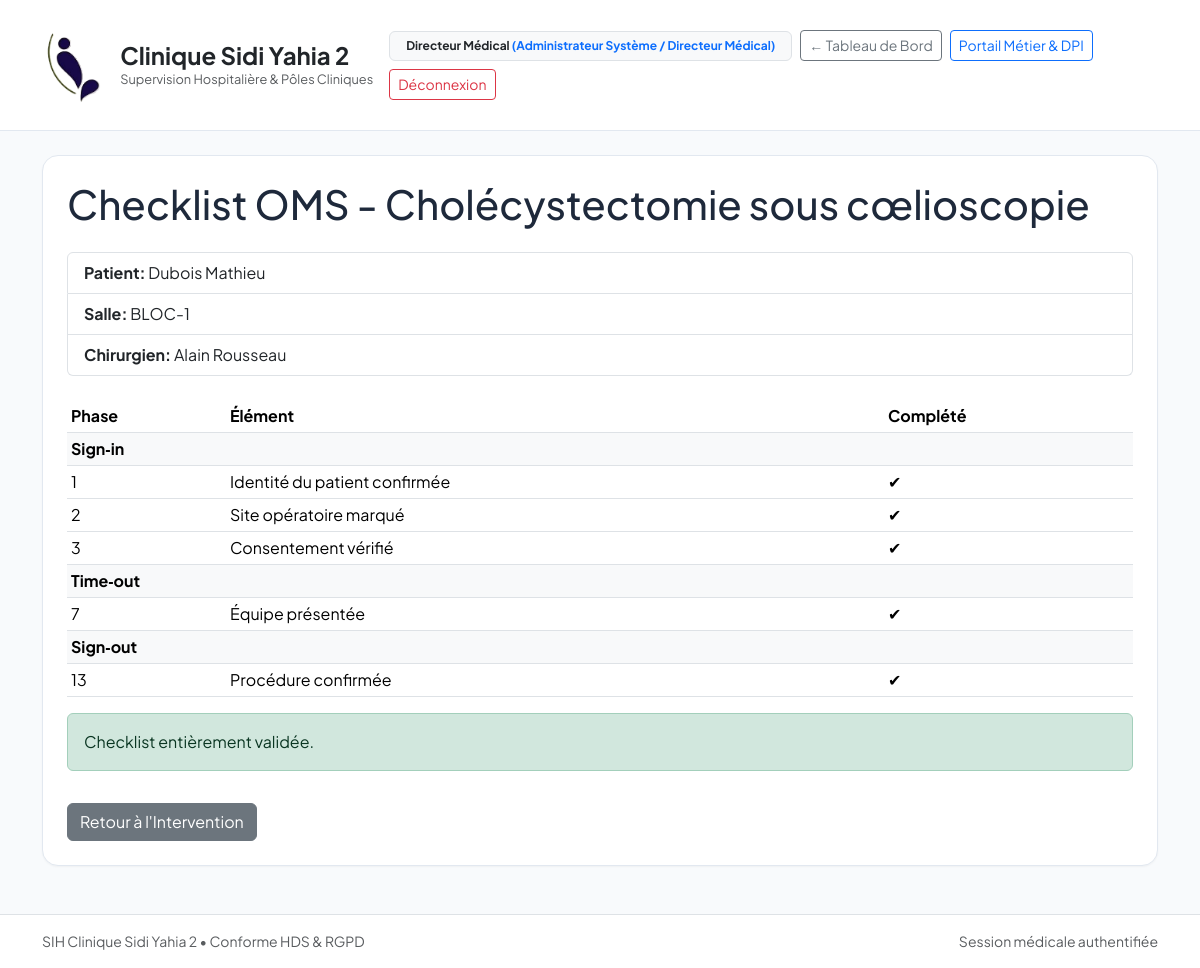
The app's page /chirurgie/checklist/1/ (signed in) with its own data.
### apps/core/models.py (models this page shows, shortened)
class CustomUser(AbstractUser):
    role = models.CharField(
        max_length=30,
        choices=UserRole.choices,
        default=UserRole.MEDECIN,
        verbose_name="Rôle hospitalier",
    )
    department = models.ForeignKey(
        Department,
        on_delete=models.PROTECT,
        null=True,
        blank=True,
        related_name="staff_members",
        verbose_name="Département d'affectation",
    )
    license_number = models.CharField(
        max_length=30,
        blank=True,
        verbose_name="Numéro RPPS / ADELI",
        help_text="Identifiant national des professionnels de santé",
    )
    phone_number = models.CharField(
        max_length=20,
        blank=True,
        verbose_name="Numéro de téléphone d'urgence / Bip",
    )
    class Meta:
        verbose_name = "Personnel Médical / Utilisateur"
        verbose_name_plural = "Personnel Médical / Utilisateurs"

class AuditableModel(models.Model):
    created_at = models.DateTimeField(
        auto_now_add=True,
        verbose_name="Date de création",
        help_text="Horodatage immuable de l'enregistrement",
    )
    updated_at = models.DateTimeField(
        auto_now=True,
        verbose_name="Dernière mise à jour",
        help_text="Horodatage automatique de la dernière modification",
    )
    class Meta:
        abstract = True

class Patient(AuditableModel):
    ipp = models.CharField(
        max_length=20,
        unique=True,
        editable=False,
        verbose_name="IPP (Identifiant Permanent Patient)",
        help_text="Format normalisé : IPP-YYYY-XXXXXX",
    )
    nir = models.CharField(
        max_length=15,
        unique=True,
        validators=[validate_french_nir],
        verbose_name="Numéro de Sécurité Sociale (NIR)",
        help_text="15 caractères avec clé de contrôle",
    )
    last_name = models.CharField(max_length=100, verbose_name="Nom usuel")
    first_name = models.CharField(max_length=100, verbose_name="Prénom")
    maiden_name = models.CharField(max_length=100, blank=True, verbose_name="Nom de naissance")
    birth_date = models.DateField(verbose_name="Date de naissance")
    gender = models.CharField(
        max_length=1,
        choices=[("M", "Masculin"), ("F", "Féminin"), ("I", "Indéterminé")],
        verbose_name="Sexe biologique",
    )
    blood_group = models.CharField(
        max_length=4,
        choices=BloodGroup.choices,
        default=BloodGroup.INDETERMINE,
        verbose_name="Groupe sanguin & Rhésus",
    )
    current_status = models.ForeignKey(
        PatientStatusConfig,
        on_delete=models.PROTECT,
        null=True,
        blank=True,
        related_name="patients",
        verbose_name="Statut actuel du patient",
    )
    status_updated_at = models.DateTimeField(
        null=True,
        blank=True,
        verbose_name="Dernier changement de statut",
    )
    known_allergies = models.TextField(blank=True, verbose_name="Allergies connues")
    major_medical_history = models.TextField(blank=True, verbose_name="Antécédents médico-chirurgicaux majeurs")
    ongoing_treatments = models.TextField(blank=True, verbose_name="Traitements en cours")
    trusted_person_name = models.CharField(max_length=120, blank=True, verbose_name="Personne de confiance / Représentant légal")
    trusted_person_relation = models.CharField(
        max_length=80,
        blank=True,
        default="Représentant légal / Tuteur",
        verbose_name="Qualité du représentant légal",
    )
    trusted_person_phone = models.CharField(max_length=25, blank=True, verbose_name="Téléphone de la personne de confiance")
    phone = models.CharField(max_length=25, blank=True, verbose_name="Téléphone patient")
    email = models.EmailField(blank=True, verbose_name="Adresse courriel")
    address = models.CharField(max_length=255, blank=True, verbose_name="Adresse postale")
    city = models.CharField(max_length=100, blank=True, verbose_name="Ville / Commune")
    state_province = models.CharField(max_length=100, blank=True, verbose_name="Wilaya / Province / État")
    national_id_number = models.CharField(max_length=50, blank=True, verbose_name="N° PC ou Carte d'Identité (CI)")
    class Meta:
        verbose_name = "Dossier Patient Unique (DPI)"
        verbose_name_plural = "Dossiers Patients Uniques (DPI)"
        ordering = ["last_name", "first_name"]

### apps/chirurgie/models.py (models this page shows, shortened)
class SafetyChecklistOMS(AuditableModel):
    intervention = models.OneToOneField(
        SurgicalIntervention,
        on_delete=models.CASCADE,
        related_name="safety_checklist",
        verbose_name="Intervention chirurgicale",
    )
    signin_patient_identity_confirmed = models.BooleanField(
        default=False, verbose_name="1. Identité du patient confirmée (Nom, Date de naissance, Bracelet)"
    )
    signin_site_marked = models.BooleanField(
        default=False, verbose_name="2. Site opératoire clairement marqué / ou non applicable"
    )
    signin_consent_verified = models.BooleanField(
        default=False, verbose_name="3. Consentement éclairé et dossier d'anesthésie vérifiés"
    )
    signin_allergy_risk_checked = models.BooleanField(
        default=False, verbose_name="4. Risque d'allergie vérifié et documenté"
    )
    signin_airway_risk_evaluated = models.BooleanField(
        default=False, verbose_name="5. Risque d'inhalation / intubation difficile évalué et matériel prêt"
    )
    signin_bleeding_risk_evaluated = models.BooleanField(
        default=False, verbose_name="6. Risque hémorragique évalué (> 500 mL) et abord veineux sécurisé"
    )
    signin_completed_by = models.CharField(
        max_length=120, blank=True, verbose_name="Sign-in validé par (Nom & Qualité)"
    )
    timeout_team_introduced = models.BooleanField(
        default=False, verbose_name="7. Présentation des membres de l'équipe (Chirurgien, MAR, IADE, IBODE)"
    )
    timeout_reconfirmation_procedure = models.BooleanField(
        default=False, verbose_name="8. Reconfirmation orale : Patient, Intervention et Installation"
    )
    timeout_antibiotic_prophylaxis = models.BooleanField(
        default=False, verbose_name="9. Antibioprophylaxie administrée dans les 60 min (ou sans objet)"
    )
    timeout_critical_steps_reviewed = models.BooleanField(
        default=False, verbose_name="10. Étapes critiques et durée estimée partagées par l'équipe"
    )
    timeout_sterility_confirmed = models.BooleanField(
        default=False, verbose_name="11. Stérilité du matériel chirurgical confirmée par l'IBODE"
    )
    timeout_imaging_displayed = models.BooleanField(
        default=False, verbose_name="12. Imagerie médicale requise affichée en salle"
    )
    timeout_completed_by = models.CharField(
        max_length=120, blank=True, verbose_name="Time-out validé par (Nom & Qualité)"
    )
    signout_procedure_confirmed = models.BooleanField(
        default=False, verbose_name="13. Confirmation orale du geste effectivement réalisé"
    )
    signout_instrument_count_correct = models.BooleanField(
        default=False, verbose_name="14. Compte final des compresses, aiguilles et instruments exact"
    )
    signout_specimen_labeled = models.BooleanField(
        default=False, verbose_name="15. Étiquetage des prélèvements anatomopathologiques vérifié à haute voix"
    )
    signout_postop_plan_reviewed = models.BooleanField(
        default=False, verbose_name="16. Consignes postopératoires de surveillance SSPI validées"
    )
    signout_completed_by = models.CharField(
        max_length=120, blank=True, verbose_name="Sign-out validé par (Nom & Qualité)"
    )
    is_fully_validated = models.BooleanField(
        default=False, verbose_name="Checklist OMS 100% conforme et complète"
    )
    class Meta:
        verbose_name = "Checklist Sécurité OMS (Bloc)"
        verbose_name_plural = "Checklists Sécurité OMS (Bloc)"

class SurgicalIntervention(AuditableModel):
    patient = models.ForeignKey(
        Patient,
        on_delete=models.CASCADE,
        related_name="surgical_interventions",
        verbose_name="Patient (DPI)",
    )
    operating_room = models.ForeignKey(
        OperatingRoom,
        on_delete=models.PROTECT,
        related_name="interventions",
        verbose_name="Salle d'opération",
    )
    lead_surgeon = models.ForeignKey(
        CustomUser,
        on_delete=models.PROTECT,
        limit_choices_to={"role__in": [UserRole.CHIRURGIEN, UserRole.MEDECIN]},
        related_name="lead_surgeries",
        verbose_name="Chirurgien principal",
    )
    anesthesiologist = models.ForeignKey(
        CustomUser,
        on_delete=models.PROTECT,
        null=True,
        blank=True,
        limit_choices_to={"role__in": [UserRole.MEDECIN, UserRole.CHIRURGIEN]},
        related_name="anesthesia_surgeries",
        verbose_name="Médecin Anesthésiste-Réanimateur (MAR)",
    )
    scheduled_start = models.DateTimeField(verbose_name="Début d'intervention prévu")
    scheduled_end = models.DateTimeField(verbose_name="Fin d'intervention prévue")
    procedure_name = models.CharField(max_length=255, verbose_name="Intitulé de l'acte chirurgical")
    surgical_indication = models.TextField(verbose_name="Indication opératoire")
    priority = models.CharField(
        max_length=25,
        choices=SurgicalPriority.choices,
        default=SurgicalPriority.PROGRAMMEE,
        verbose_name="Niveau d'urgence",
    )
    status = models.CharField(
        max_length=20,
        choices=InterventionStatus.choices,
        default=InterventionStatus.PLANIFIEE,
        verbose_name="Statut opératoire",
    )
    class Meta:
        verbose_name = "Intervention Chirurgicale"
        verbose_name_plural = "Interventions Chirurgicales"
        ordering = ["scheduled_start"]

class OperatingRoom(AuditableModel):
    code = models.CharField(max_length=20, unique=True, verbose_name="Code salle")
    name = models.CharField(max_length=100, verbose_name="Désignation de la salle")
    is_septic = models.BooleanField(default=False, verbose_name="Salle dédiée septique")
    is_available = models.BooleanField(default=True, verbose_name="Opérationnelle")
    equipment_summary = models.TextField(blank=True, verbose_name="Équipements intégrés (Coloscopie, Laser, etc.)")
    class Meta:
        verbose_name = "Salle de Bloc Opératoire"
        verbose_name_plural = "Salles de Bloc Opératoire"
        ordering = ["code"]

### apps/chirurgie/views.py (the view)
# urls.py: path("checklist/<int:pk>/", views.ChecklistDetailView.as_view(), name="checklist_detail"),
class ChecklistDetailView(LoginRequiredMixin, RoleRequiredMixin, DetailView):
    model = SafetyChecklistOMS
    template_name = "chirurgie/checklist_detail.html"
    context_object_name = "checklist"

### apps/chirurgie/views.py (called while the page is built)
def user_has_chirurgien_or_medecin(user):
    return user.is_authenticated and (
        user.is_superuser or user.role in [UserRole.ADMIN, UserRole.CHIRURGIEN, UserRole.MEDECIN, UserRole.INFIRMIER]
    )

    def test_func(self):
        return user_has_chirurgien_or_medecin(self.request.user)

### apps/core/context_processors.py (called while the page is built)
def clinic_branding(request: HttpRequest) -> Dict[str, object]:
    info = get_clinic_parameters_dict()
    return {
        "CLINIC_LOGO_DATA_URI": get_clinic_logo_data_uri(),
        "CLINIC_INFO": info,
        "CLINIC_NAME": info["nom_clinique"],
        "CLINIC_ADDRESS": info["adresse_complete"],
        "CLINIC_PHONE": info["telephone"],
        "CLINIC_EMAIL": info["email"],
    }

### templates/chirurgie/checklist_detail.html (shortened to what this page needs)
{% extends 'base.html' %}
{% load static %}
{% block content %}
<h1 class="mb-4">Checklist OMS - {{ checklist.intervention.procedure_name }}</h1>
<ul class="list-group mb-4">
  <li class="list-group-item"><strong>Patient:</strong> {{ checklist.intervention.patient.last_name }} {{ checklist.intervention.patient.first_name }}</li>
  <li class="list-group-item"><strong>Salle:</strong> {{ checklist.intervention.operating_room.code }}</li>
  <li class="list-group-item"><strong>Chirurgien:</strong> {{ checklist.intervention.lead_surgeon.get_full_name }}</li>
</ul>
<table class="table table-sm">
  <thead>
    <tr><th>Phase</th><th>Élément</th><th>Complété</th></tr>
  </thead>
  <tbody>
    <tr><td colspan="3" class="fw-bold bg-light">Sign‑in</td></tr>
    <tr><td>1</td><td>Identité du patient confirmée</td><td>{% if checklist.signin_patient_identity_confirmed %}✔{% else %}✖{% endif %}</td></tr>
    <tr><td>2</td><td>Site opératoire marqué</td><td>{% if checklist.signin_site_marked %}✔{% else %}✖{% endif %}</td></tr>
    <tr><td>3</td><td>Consentement vérifié</td><td>{% if checklist.signin_consent_verified %}✔{% else %}✖{% endif %}</td></tr>
    <tr><td colspan="3" class="fw-bold bg-light">Time‑out</td></tr>
    <tr><td>7</td><td>Équipe présentée</td><td>{% if checklist.timeout_team_introduced %}✔{% else %}✖{% endif %}</td></tr>
    <tr><td colspan="3" class="fw-bold bg-light">Sign‑out</td></tr>
    <tr><td>13</td><td>Procédure confirmée</td><td>{% if checklist.signout_procedure_confirmed %}✔{% else %}✖{% endif %}</td></tr>
  </tbody>
</table>
{% if checklist.is_fully_validated %}
<div class="alert alert-success" role="alert">Checklist entièrement validée.</div>
{% else %}
<div class="alert alert-warning" role="alert">Checklist incomplète.</div>
{% endif %}
<a href="{% url 'chirurgie:intervention_detail' checklist.intervention.pk %}" class="btn btn-secondary mt-3">Retour à l'Intervention</a>
{% endblock %}

### templates/base.html (shortened to what this page needs)
<!DOCTYPE html>
<html lang="fr">
<head>
    <link href="https://cdn.jsdelivr.net/npm/bootstrap@5.3.3/dist/css/bootstrap.min.css" rel="stylesheet">
</head>
<body class="d-flex flex-column min-vh-100">
    <nav class="navbar navbar-expand-lg sih-navbar py-3 mb-4">
        <div class="container">
            <a class="navbar-brand fw-bold text-dark d-flex align-items-center gap-3" href="{% url 'home_dashboard' %}">
                <img src="{{ CLINIC_LOGO_DATA_URI|default:'/static/images/logo_clinique.png' }}"
                    alt="Logo Clinique Sidi Yahia 2" style="height: 88px; width: auto; object-fit: contain;">
                <div>
                    <div class="fs-4 fw-bold lh-sm">Clinique Sidi Yahia 2</div>
                    <div class="text-muted fw-normal" style="font-size: 0.8rem;">Supervision Hospitalière &amp; Pôles
                        Cliniques</div>
                </div>
            </a>
            <div class="d-flex align-items-center gap-2 ms-auto flex-wrap">
                {% if request.user.is_authenticated %}
                <span class="badge bg-light text-dark border px-3 py-2">
                    {{ request.user.get_full_name|default:request.user.username }}
                    <span class="text-primary fw-bold">({{ request.user.get_role_display }})</span>
                </span>
                {% endif %}
                <a href="{% url 'home_dashboard' %}" class="btn btn-sm btn-outline-secondary">
                    &larr; Tableau de Bord
                </a>
                <a href="/admin/" class="btn btn-sm btn-outline-primary">
                    Portail Métier &amp; DPI
                </a>
                <a href="{% url 'logout' %}" class="btn btn-sm btn-outline-danger">
                    Déconnexion
                </a>
            </div>
        </div>
    </nav>
    <main class="container mb-5 flex-grow-1">
        <div class="sih-card p-4">
            {% block content %}{% endblock %}
        </div>
    </main>
    <footer class="bg-white border-top py-3 mt-auto">
        <div class="container d-flex justify-content-between text-muted small">
            <span>SIH Clinique Sidi Yahia 2 &bull; Conforme HDS &amp; RGPD</span>
            <span>Session médicale authentifiée</span>
        </div>
    </footer>
</body>
</html>

### templates/base.html (style rules this page uses)
body { font-family: 'Plus Jakarta Sans', sans-serif; background-color: #f8fafc; color: #1e293b; }
.sih-navbar { background: #ffffff; border-bottom: 1px solid #e2e8f0; }
.sih-card { background: #ffffff; border: 1px solid #e2e8f0; border-radius: 1rem; box-shadow: 0 1px 2px 0 rgba(0, 0, 0, 0.04); }

### records on screen
CustomUser: user.get_full_name "Directeur Médical", user.role "Administrateur Système / Directeur Médical"
SafetyChecklistOMS: intervention.procedure_name "Cholécystectomie sous cœlioscopie", intervention.patient.last_name "Dubois", intervention.patient.first_name "Mathieu", intervention.operating_room.code "BLOC-1", intervention.lead_surgeon.get_full_name "Alain Rousseau"
